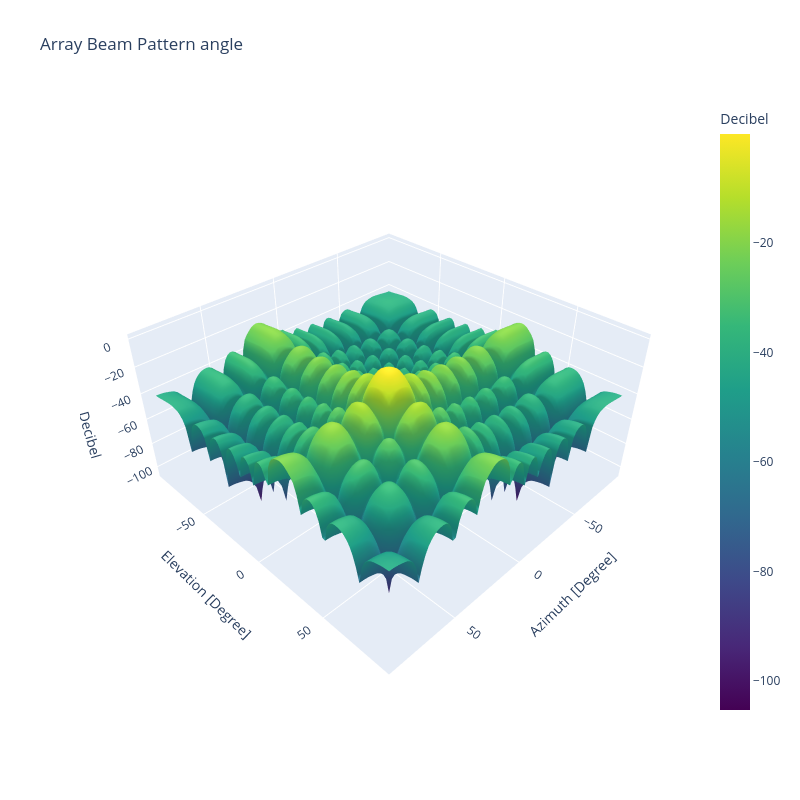

Notebook code for this chart:
### Markdown cell above
#### Surface

### Code cell
arr.plot.beam(
    DirectionDomain.ANGLE,
    PhaseUnit.DEGREE,
    AmplitudeDomain.Gain,
    AmplitudeUnit.DECIBEL,
    FigureType.SURFACE,
    freq,
    (Angle(20, PhaseUnit.DEGREE), Angle(20, PhaseUnit.DEGREE)),
)
